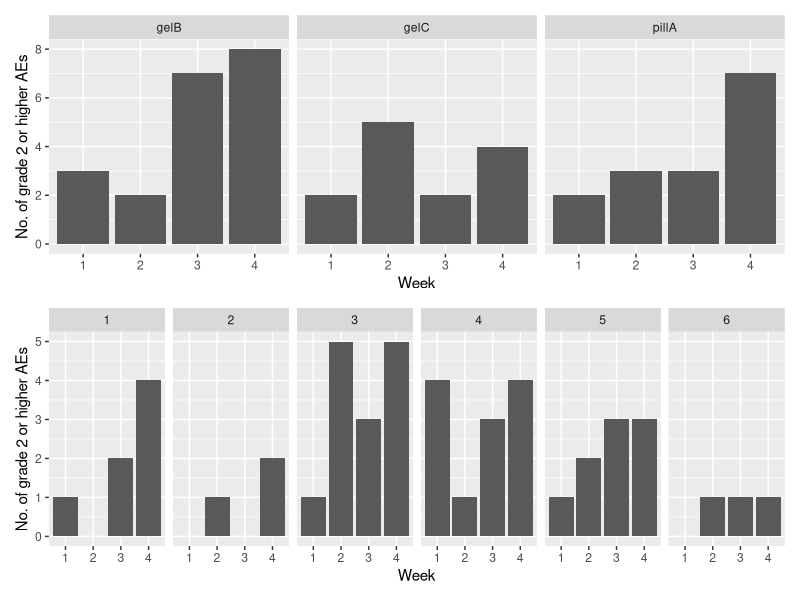
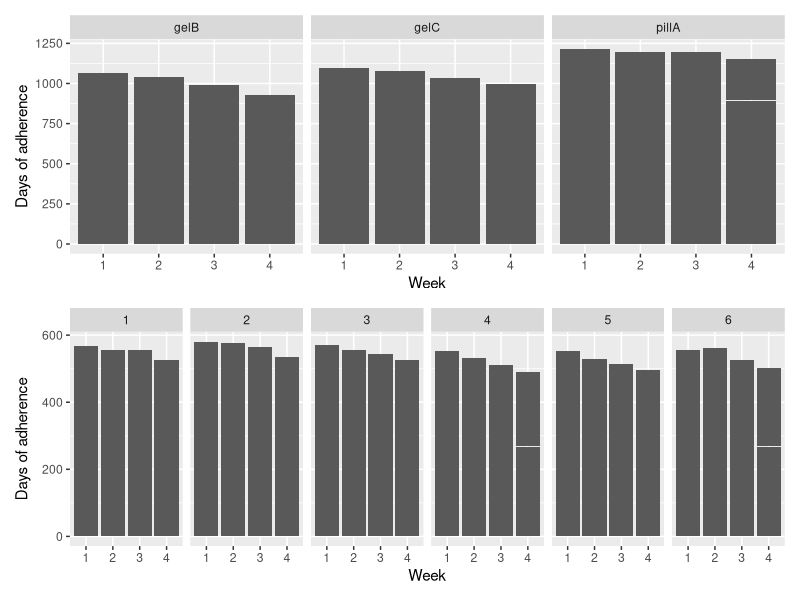
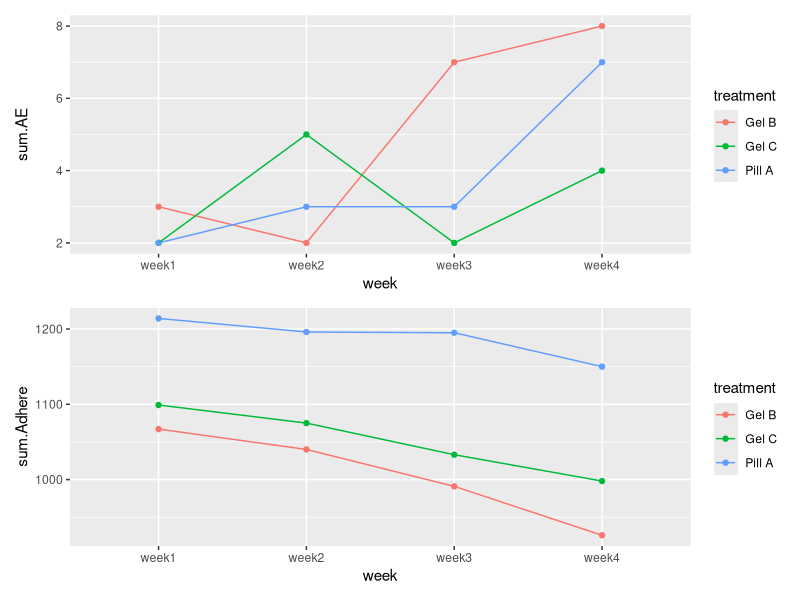

These charts were generated, in order, by the following R code: (Note: this script raises an error after producing the figures.)
## ---- chunk 1
knitr::opts_chunk$set(echo = TRUE)

#load libraries
library(tidyverse)
library(patchwork)
library(nlme)
library(caret)

#load data
bl.data=read.csv("baseline.csv")[,-c(1,3:5)]
endpt.data=read.csv("endpoints.csv")
alldata=read.csv("alldata.csv")
## ---- chunk 2
#merge and tidy data (NO MISSINGNESS, n=30 in each of the 6 sequences)
all.data=merge(endpt.data,bl.data,by="ptid") %>%
  mutate(sequence1=factor(ifelse(period1=="Pill A" & period2=="Gel B" & period3=="Gel C",1,
                  ifelse(period1=="Gel C" & period2=="Pill A" & period3=="Gel B",2,
                  ifelse(period1=="Gel B" & period2=="Gel C" & period3=="Pill A",3,
                  ifelse(period1=="Gel B" & period2=="Pill A" & period3=="Gel C",4,
                  ifelse(period1=="Pill A" & period2=="Gel C" & period3=="Gel B",5,6)))))),
         sequence2=factor(ifelse(sequence1==1 | sequence1==4,0,
                          ifelse(sequence1==2 | sequence1==5,1,2)))) %>%
  pivot_longer(cols=AE_pillA_week1:Adhere_gelC_week4,names_to=c("AE.or.Adhere","trt","week"),
               names_pattern="(..)_(.*)_(.*)",values_to="AE.or.adhere.val") %>%
  mutate(AE.or.Adhere=ifelse(AE.or.Adhere=="re","Adhere","AE"),
         week=str_sub(week,5,-1))
## ---- chunk 3
#Patient characteristics/demographics table

## ---- chunk 4
#PRIMARY OBJECTIVES (safety and adherence)

#Safety
ae.plot1=all.data %>%
  dplyr::filter(AE.or.Adhere=="AE") %>%
  dplyr::select(trt,AE.or.adhere.val,week) %>%
  ggplot(aes(x=week,y=AE.or.adhere.val))+
  geom_histogram(stat="identity")+
  facet_grid(.~trt)+
  labs(y="No. of grade 2 or higher AEs",x="Week")

ae.plot2=all.data %>%
  dplyr::filter(AE.or.Adhere=="AE") %>%
  dplyr::select(trt,AE.or.adhere.val,week,sequence1) %>%
  ggplot(aes(x=week,y=AE.or.adhere.val))+
  geom_histogram(stat="identity")+
  facet_grid(.~sequence1)+
  labs(y="No. of grade 2 or higher AEs",x="Week")

ae.plot1/ae.plot2
## ---- chunk 5

#Adherence (ACROSS ALL 6 SEQUENCES)
adherence.plot1=all.data %>%
  dplyr::filter(AE.or.Adhere=="Adhere") %>%
  dplyr::select(trt,AE.or.adhere.val,week) %>%
  ggplot(aes(x=week,y=AE.or.adhere.val))+
  geom_histogram(stat="identity")+
  facet_grid(.~trt)+
  labs(y="Days of adherence",x="Week")

adherence.plot2=all.data %>%
  dplyr::filter(AE.or.Adhere=="Adhere") %>%
  dplyr::select(trt,AE.or.adhere.val,week,sequence1) %>%
  ggplot(aes(x=week,y=AE.or.adhere.val))+
  geom_histogram(stat="identity")+
  facet_grid(.~sequence1)+
  labs(y="Days of adherence",x="Week")

adherence.plot1/adherence.plot2
## ---- chunk 6
#safety vs. categorical week (nonlinear trends)
safety.nonlin=alldata%>%
  group_by(week,treatment)%>%
  summarise(sum.AE=sum(AE))%>%
  ggplot(aes(x=week,y=sum.AE,col=treatment))+
  geom_point()+geom_line(aes(group=treatment))

#adherence vs. categorical week (nonlinear trends)
safety.nonlin2=alldata%>%
  group_by(week,treatment)%>%
  summarise(sum.Adhere=sum(Adhere))%>%
  ggplot(aes(x=week,y=sum.Adhere,col=treatment))+
  geom_point()+geom_line(aes(group=treatment))

safety.nonlin/safety.nonlin2
## ---- chunk 7
#MODELING FOR SAFETY

#LME for sum AEs ~ trt*seq2 + (1|ptid)
dt1=all.data%>%
  filter(AE.or.Adhere=="AE")%>%
  mutate(week=as.numeric(week))%>%
  group_by(week,trt,sequence2,ptid)%>%
  summarise(sum.ae=sum(AE.or.adhere.val))

m1=lme(sum.ae~trt*sequence2,data=dt1,random=~1|ptid,method="ML")
summary(m1)
#ints all insig, so no sig carryover, so remove from model

m2=lme(sum.ae~trt+sequence2,data=dt1,random=~1|ptid,method="ML")
summary(m2)
#sum of AEs across weeks not sig diff btw trts and seqs, so safety not sig diff
#INTEPRET INTERCEPT???
#random effect for patient is substantial bc SE is larger than all fixed effect estimates
anova(m2,m1)
#simpler model is adequate

#LME for AE~trt*seq2+week(continuous)+(1|ptid)
m3=lme(AE.or.adhere.val~trt*sequence2+week,
       data=all.data %>% filter(AE.or.Adhere=="AE")%>%mutate(week=as.numeric(week)),
       random=~1|ptid,method="ML")
summary(m3)
#no sig carryover, so drop interaction

m4=lme(AE.or.adhere.val~trt+sequence2+week,
       data=all.data %>% filter(AE.or.Adhere=="AE")%>%mutate(week=as.numeric(week)),
       random=~1|ptid,method="ML")
summary(m4)
#no sig diff in AEs btw trts when adjusting for week and sequence
#no sig diff in AEs btw seqs when adjusting for trt and week
#sig diff/incr in AEs with incr week, holding all other vars constant???
#considerable patient-level random effect since SD larger than all fixed model estimates
anova(m4,m3)
#simpler model adequate

#Penalized log model for AE(binary)~trt*seq2

#create binary variable
dt2=all.data%>%
  filter(AE.or.Adhere=="AE")%>%
  group_by(ptid)%>%
  mutate(bin.AE=ifelse(any(AE.or.adhere.val)==1,1,0))%>%
  ungroup()%>%
  mutate(bin.AE=factor(bin.AE))

#set lambda and alpha ranges
lambdas=10^seq(5,-5,length=100)
alphas=seq(0,1,length=10)
#select training method
traincontrol=trainControl(method="repeatedCV",number=10,repeats=5)
searchgrid=expand.grid(.alpha=alphas,.lambda=lambdas)
set.seed(1234)
#train
training=train(bin.AE~factor(trt)*sequence2,data=dt2,
               method="glmnet",tuneGrid=searchgrid,
               trControl=traincontrol,standardize=T)
#output two parameters
training$bestTune 
#all combs of alphas and lambdas yield same accuracy...

#fit model with best parameters
glm2=glmnet::glmnet(x=model.matrix(dt2$bin.AE~trt*sequence2,dt2),y=dt2$bin.AE,
                    family="binomial",
                    alpha=training$bestTune[1],lambda=training$bestTune[2])




glm2=glm(factor(bin.AE)~trt*sequence2,data=dt2,family="binomial",
         alpha=training$bestTune[1],lambda=training$bestTune[2])
summary(glm2)
#ints not sig, remove

glm3=glm(factor(bin.AE)~trt+sequence2,data=dt2,family="binomial")
summary(glm3)
#sig diff in outcome btw seq 2 and 0




lasso.cv=glmnet::cv.glmnet(x=model.matrix(factor(bin.AE)~trt+sequence2, dt2),
                     y = dt2$bin.AE, family = "binomial", nfolds=10)
lasso=glmnet::glmnet(x=model.matrix(factor(bin.AE)~trt+sequence2, dt2),
                     y=dt2$bin.AE,lambda=lasso.cv$lambda.min,family="binomial")



#ADHERENCE MODELING  
  
#LME for sum(Adherence) ~ trt*seq2 + (1|ptid)
dt5=all.data%>%
  filter(AE.or.Adhere=="Adhere")%>%
  group_by(week,trt,sequence2,ptid)%>%
  summarise(sum.adhere=sum(AE.or.adhere.val))

m5=lme(sum.adhere~trt*sequence2,data=dt5,random=~1|ptid,method="ML")
summary(m5)
#one ints sig (trt A and seq 2 compared to trt B and seq 0), so sig carryover
#sig more adherence days in A and C vs. B (shown in line plot)

#LME for Adherence~trt*seq2+week(continuous)+(1|ptid)
m6=lme(AE.or.adhere.val~trt*sequence2+week,
       data=all.data %>% filter(AE.or.Adhere=="Adhere")%>%mutate(week=as.numeric(week)),
       random=~1|ptid,method="ML")
summary(m6)
#one ints sig (trt A and seq 2 compared to trt B and seq 0), so sig carryover
#week sig which implies adherence goes down as week adj for trt and seq and their int
#sig more adherence days in A and C vs. B








## ---- chunk 8
#SECONDARY OBJECTIVES (pharmacokinetics and demographic differences)
